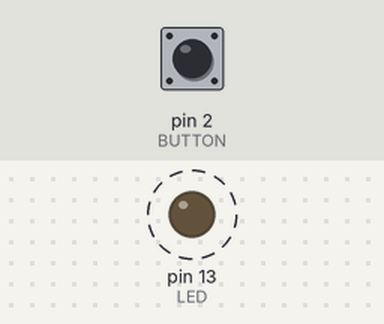
This sketch was run on a simulated Arduino Uno, built with avr-gcc and run on an emulated ATmega328P. Shown: output pins drawn as LEDs (lit = HIGH). Dashed ring = blinking. The test bench sets the inputs (shaded band); at power-on: pin 2 (BUTTON) LOW.

Above: at 1.8 s.
1.9 s: pin 2 (BUTTON) pulled HIGH for 3.2 s
Timing chart, 0 to 12.6 s (numbered marks = the images above; inputs shaded):
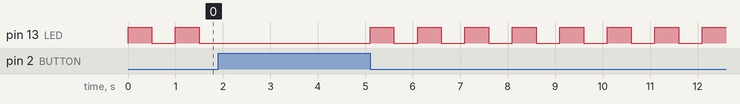

The sketch:

LED_Button2.ino
```cpp
/*¿ØÖÆ°åÔØLED£¬µ±°´ÏÂ°´¼üÊ±µãÁÁLED£¬ÔÙ´Î°´ÏÂ°´¼üÊ±Ï¨ÃðLED*/

const int LED = 13;
const int BUTTON = 2;
boolean ledState = true;			//¼ÇÂ¼LED×´Ì¬

void setup()
{
	pinMode(LED, OUTPUT);
	pinMode(BUTTON, INPUT);
}

void loop()
{
	while (digitalRead(BUTTON) == HIGH)
		;								//µÈ´ý°´¼ü°´ÏÂ
	digitalWrite(LED, ledState);
	ledState = !ledState;
	delay(500);
}
```
